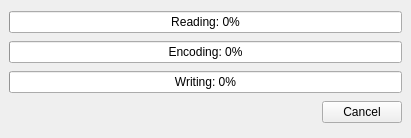
<?xml version="1.0" encoding="UTF-8"?>
<ui version="4.0">
 <class>Encoding</class>
 <widget class="QMainWindow" name="Encoding">
  <property name="geometry">
   <rect>
    <x>0</x>
    <y>0</y>
    <width>411</width>
    <height>138</height>
   </rect>
  </property>
  <property name="windowTitle">
   <string>MainWindow</string>
  </property>
  <widget class="QWidget" name="centralwidget">
   <layout class="QGridLayout" name="gridLayout">
    <item row="1" column="0" colspan="2">
     <widget class="QProgressBar" name="encodeBar1">
      <property name="maximum">
       <number>1</number>
      </property>
      <property name="value">
       <number>0</number>
      </property>
      <property name="alignment">
       <set>Qt::AlignCenter</set>
      </property>
      <property name="format">
       <string>Encoding: %p%</string>
      </property>
     </widget>
    </item>
    <item row="3" column="0">
     <spacer name="horizontalSpacer">
      <property name="orientation">
       <enum>Qt::Horizontal</enum>
      </property>
      <property name="sizeHint" stdset="0">
       <size>
        <width>309</width>
        <height>20</height>
       </size>
      </property>
     </spacer>
    </item>
    <item row="0" column="0" colspan="2">
     <widget class="QProgressBar" name="readBar">
      <property name="maximum">
       <number>1</number>
      </property>
      <property name="value">
       <number>0</number>
      </property>
      <property name="alignment">
       <set>Qt::AlignCenter</set>
      </property>
      <property name="textVisible">
       <bool>true</bool>
      </property>
      <property name="textDirection">
       <enum>QProgressBar::TopToBottom</enum>
      </property>
      <property name="format">
       <string>Reading: %p%</string>
      </property>
     </widget>
    </item>
    <item row="2" column="0" colspan="2">
     <widget class="QProgressBar" name="writeBar">
      <property name="maximum">
       <number>1</number>
      </property>
      <property name="value">
       <number>0</number>
      </property>
      <property name="alignment">
       <set>Qt::AlignCenter</set>
      </property>
      <property name="format">
       <string>Writing: %p%</string>
      </property>
     </widget>
    </item>
    <item row="3" column="1">
     <widget class="QPushButton" name="pushButton">
      <property name="text">
       <string>Cancel</string>
      </property>
     </widget>
    </item>
   </layout>
  </widget>
 </widget>
 <resources/>
 <connections>
  <connection>
   <sender>pushButton</sender>
   <signal>clicked()</signal>
   <receiver>Encoding</receiver>
   <slot>close()</slot>
   <hints>
    <hint type="sourcelabel">
     <x>344</x>
     <y>121</y>
    </hint>
    <hint type="destinationlabel">
     <x>354</x>
     <y>151</y>
    </hint>
   </hints>
  </connection>
 </connections>
</ui>
